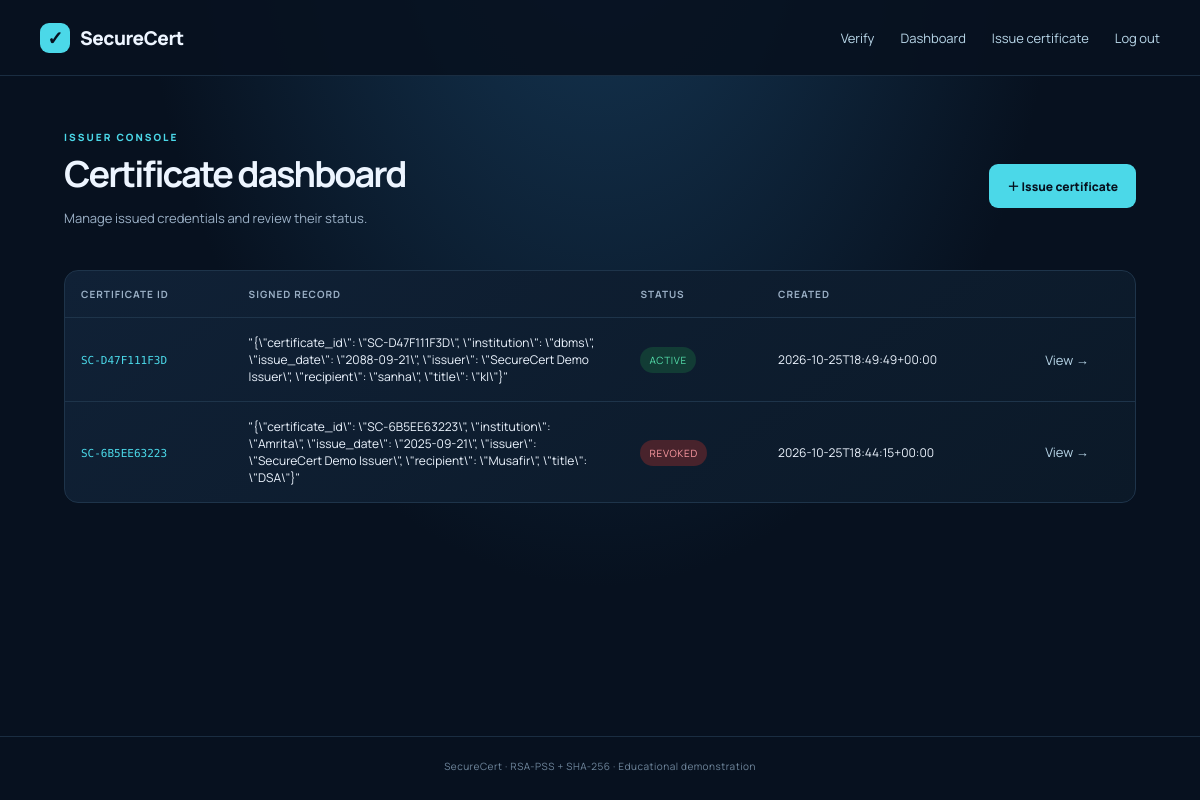
The app's page /dashboard (signed in) with its own data.
### tables this page shows
CREATE TABLE certificates (
                    id TEXT PRIMARY KEY, payload_json TEXT NOT NULL,
                    signature TEXT NOT NULL, status TEXT NOT NULL DEFAULT 'active',
                    created_at TEXT NOT NULL, revoked_at TEXT, revoke_reason TEXT
                );

### app/__init__.py (the view)
    @app.get("/dashboard")
    @login_required
    def dashboard():
        with db() as conn:
            certs = conn.execute("SELECT * FROM certificates ORDER BY created_at DESC").fetchall()
        return render_template("dashboard.html", certs=certs)

### app/templates/dashboard.html
{% extends "base.html" %}{% block title %}Dashboard{% endblock %}{% block content %}
<div class="page-head"><div><div class="eyebrow">ISSUER CONSOLE</div><h1>Certificate dashboard</h1><p class="muted">Manage issued credentials and review their status.</p></div><a class="btn primary" href="{{ url_for('issue') }}">＋ Issue certificate</a></div>
<section class="panel table-wrap"><table><thead><tr><th>Certificate ID</th><th>Signed record</th><th>Status</th><th>Created</th><th></th></tr></thead><tbody>{% for c in certs %}<tr><td><code>{{ c.id }}</code></td><td>{{ c.payload_json|tojson|safe }}</td><td><span class="pill {{ c.status }}">{{ c.status }}</span></td><td>{{ c.created_at }}</td><td><a href="{{ url_for('certificate', cert_id=c.id) }}">View →</a></td></tr>{% else %}<tr><td colspan="5" class="empty">No certificates yet. Issue your first certificate.</td></tr>{% endfor %}</tbody></table></section>
{% endblock %}

### app/templates/base.html (shortened to what this page needs)
<!doctype html>
<html lang="en">
<head>
<link rel="stylesheet" href="{{ url_for('static', filename='style.css') }}">
</head>
<body>
<nav class="nav"><a class="brand" href="{{ url_for('index') }}"><span class="brand-icon">✓</span> SecureCert</a>
<div class="navlinks"><a href="{{ url_for('verify_page') }}">Verify</a>{% if session.get('user_id') %}<a href="{{ url_for('dashboard') }}">Dashboard</a><a href="{{ url_for('issue') }}">Issue certificate</a><a href="{{ url_for('logout') }}">Log out</a>{% else %}<a href="{{ url_for('login') }}">Admin login</a>{% endif %}</div></nav>
<main class="container">
{% block content %}{% endblock %}
</main>
<footer>SecureCert · RSA-PSS + SHA-256 · Educational demonstration</footer>
</body></html>

### app/static/style.css (style rules this page uses)
:root { --bg:#07111f;--panel:#0d1b2c;--panel2:#102338;--line:#1e344a;--text:#edf5ff;--muted:#9bb0c6;--cyan:#4bd8e8;--green:#55e0ac;--red:#ff747d;--yellow:#ffcf70 }
* { box-sizing:border-box }
body { margin:0;background:radial-gradient(ellipse at 50% -20%,#163957 0,transparent 55%),var(--bg);color:var(--text);font-family:Manrope,Arial,sans-serif;min-height:100vh }
.nav { height:76px;border-bottom:1px solid #1a2d41;display:flex;align-items:center;justify-content:space-between;padding:0 max(calc((100vw - 1120px)/2),24px);background:#07111fe8 }
.brand { font-weight:800;font-size:19px;letter-spacing:-.5px;color:var(--text);text-decoration:none;display:flex;gap:10px;align-items:center }
.brand-icon { background:var(--cyan);color:#07111f;border-radius:9px;width:30px;height:30px;display:grid;place-items:center }
.navlinks { display:flex;gap:26px }
.navlinks a,.panel a { color:#b8d6e8;text-decoration:none;font-size:13px }
.container { max-width:1120px;margin:auto;padding:54px 24px 70px;min-height:calc(100vh - 140px) }
.eyebrow { font-size:10px;letter-spacing:2px;font-weight:800;color:var(--cyan);display:flex;align-items:center;gap:8px }
h1 { font-size:clamp(32px,5vw,54px);letter-spacing:-2px;line-height:1.1;margin:18px 0 15px }
.btn { border:1px solid transparent;border-radius:9px;padding:12px 17px;font-weight:800;font-size:12px;text-decoration:none;display:inline-flex;align-items:center;justify-content:center;cursor:pointer;font-family:inherit }
.primary { background:var(--cyan);color:#07111f }
.stat,.panel { background:linear-gradient(145deg,#102136,#0b1928);border:1px solid var(--line);border-radius:14px;padding:22px }
.panel p,.muted { font-size:13px;color:var(--muted);line-height:1.75 }
.tiny code,code { font-family:"DM Mono",monospace;color:var(--cyan);font-size:11px }
.page-head { display:flex;align-items:center;justify-content:space-between;gap:20px;margin-bottom:28px }
.page-head h1 { font-size:36px;margin:10px 0 }
.table-wrap { overflow-x:auto;padding:0 }
table { border-collapse:collapse;width:100%;font-size:12px }
th,td { padding:16px;text-align:left;border-bottom:1px solid var(--line);max-width:280px;overflow-wrap:anywhere }
th { color:var(--muted);font-size:10px;text-transform:uppercase;letter-spacing:1px }
tr:last-child td { border:0 }
.pill { font-size:10px;text-transform:uppercase;letter-spacing:.7px;border-radius:20px;padding:6px 9px;background:#18374a;color:var(--cyan);white-space:nowrap }
.pill.valid,.pill.active { background:#123c35;color:var(--green) }
.pill.revoked,.pill.invalid,.pill.not_found { background:#48232c;color:#ff9ca4 }
footer { border-top:1px solid #1a2d41;text-align:center;padding:22px;color:#71889e;font-size:10px;letter-spacing:.5px }

### records on screen
certificates: id "SC-D47F111F3D", payload_json|tojson "\"{\\\"certificate_id\\\": \\\"SC-D47F111F3D\\\", \\\"institution\\\": \\\"dbms\\\", \\\"issue_date\\\": \\\"2088-09-21\\\", \\\"issuer\\\": \\\"SecureCert Demo Issuer\\\", \\\"recipient\\\": \\\"sanha\\\", \\\"title\\\": \\\"kl\\\"}\"", status "ACTIVE", created_at "2026-10-25T18:49:49+00:00"
certificates: id "SC-6B5EE63223", payload_json|tojson "\"{\\\"certificate_id\\\": \\\"SC-6B5EE63223\\\", \\\"institution\\\": \\\"Amrita\\\", \\\"issue_date\\\": \\\"2025-09-21\\\", \\\"issuer\\\": \\\"SecureCert Demo Issuer\\\", \\\"recipient\\\": \\\"Musafir\\\", \\\"title\\\": \\\"DSA\\\"}\"", status "REVOKED", created_at "2026-10-25T18:44:15+00:00"
